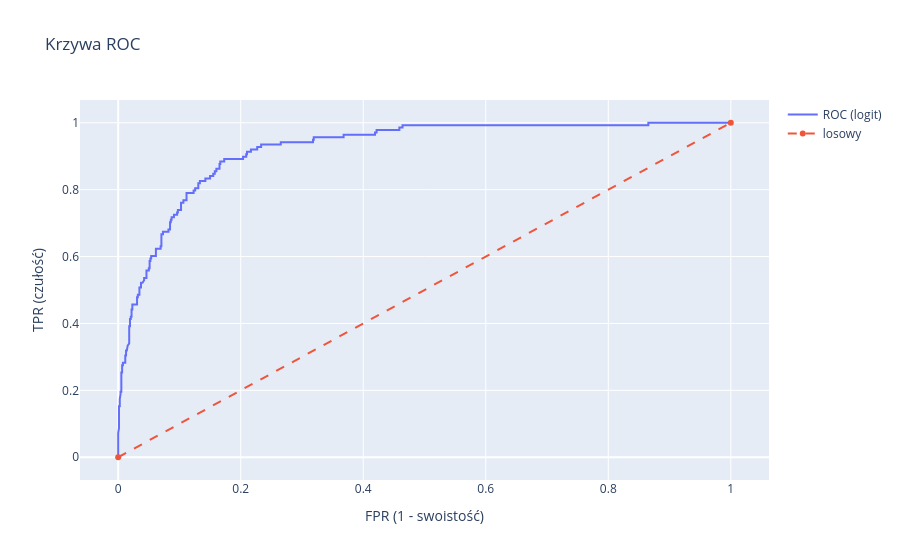
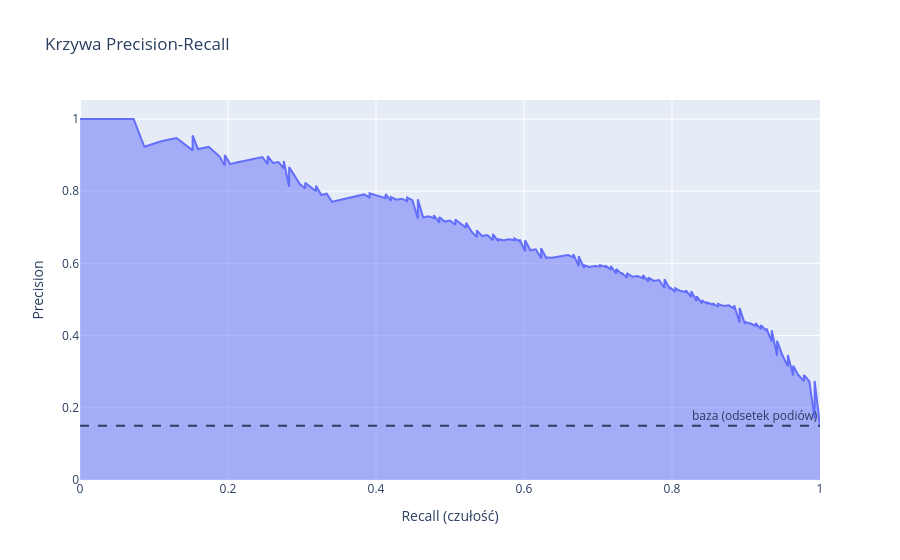

The notebook cell these images were saved under, in order:
### Code cell
fpr, tpr, _ = roc_curve(y, proba_logit)
prec, rec, _ = precision_recall_curve(y, proba_logit)
fig = go.Figure()
fig.add_trace(go.Scatter(x=fpr, y=tpr, name='ROC (logit)', mode='lines'))
fig.add_trace(go.Scatter(x=[0, 1], y=[0, 1], line=dict(dash='dash'), name='losowy'))
fig.update_layout(title='Krzywa ROC', xaxis_title='FPR (1 - swoistość)', yaxis_title='TPR (czułość)')
fig.show()

fig2 = px.area(x=rec, y=prec, title='Krzywa Precision-Recall',
               labels={'x': 'Recall (czułość)', 'y': 'Precision'})
fig2.add_hline(y=y.mean(), line_dash='dash', annotation_text='baza (odsetek podiów)')
fig2.show()

### Figure 1 — Plotly figure (JSON) as saved in the notebook; plotly's stock layout.template omitted (floating-point values rounded to 4 significant figures; data arrays with more than 128 entries replaced by an {"elided": "..."} marker saying what was removed)
{"data": [{"mode": "lines", "name": "ROC (logit)", "type": "scatter", "x": {"elided": "143 float values"}, "y": {"elided": "143 float values"}}, {"line": {"dash": "dash"}, "name": "losowy", "type": "scatter", "x": [0, 1], "y": [0, 1]}], "layout": {"title": {"text": "Krzywa ROC"}, "xaxis": {"title": {"text": "FPR (1 - swoistość)"}}, "yaxis": {"title": {"text": "TPR (czułość)"}}}}

### Figure 2 — Plotly figure (JSON) as saved in the notebook; plotly's stock layout.template omitted (floating-point values rounded to 4 significant figures; data arrays with more than 128 entries replaced by an {"elided": "..."} marker saying what was removed)
{"data": [{"fillpattern": {"shape": ""}, "hovertemplate": "Recall (czułość)=%{x}<br>Precision=%{y}<extra></extra>", "legendgroup": "", "line": {"color": "#636efa"}, "marker": {"symbol": "circle"}, "mode": "lines", "name": "", "orientation": "v", "showlegend": false, "stackgroup": "1", "type": "scatter", "x": {"elided": "896 float values"}, "xaxis": "x", "y": {"elided": "896 float values"}, "yaxis": "y"}], "layout": {"annotations": [{"showarrow": false, "text": "baza (odsetek podiów)", "x": 1, "xanchor": "right", "xref": "x domain", "y": 0.1503, "yanchor": "bottom", "yref": "y"}], "legend": {"tracegroupgap": 0}, "shapes": [{"line": {"dash": "dash"}, "type": "line", "x0": 0, "x1": 1, "xref": "x domain", "y0": 0.1503, "y1": 0.1503, "yref": "y"}], "title": {"text": "Krzywa Precision-Recall"}, "xaxis": {"anchor": "y", "domain": [0.0, 1.0], "title": {"text": "Recall (czułość)"}}, "yaxis": {"anchor": "x", "domain": [0.0, 1.0], "title": {"text": "Precision"}}}}
